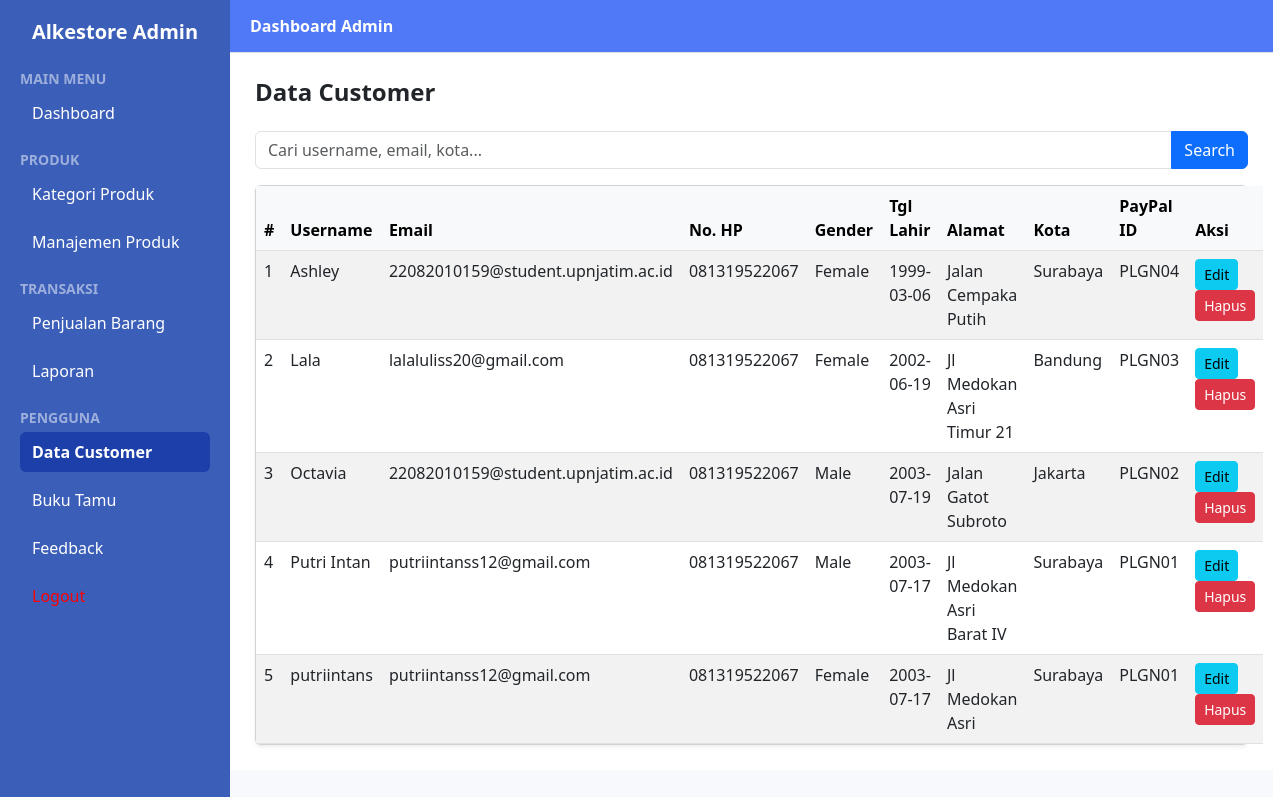
Page /dashboard_admin.php?page=data_customer (signed in) on the committed database.
### tables this page shows
CREATE TABLE `tbl_users` (
  `id` int(11) NOT NULL,
  `username` varchar(50) NOT NULL,
  `password` varchar(255) NOT NULL,
  `email` varchar(100) NOT NULL,
  `date_of_birth` date DEFAULT NULL,
  `gender` enum('Male','Female') DEFAULT NULL,
  `address` text DEFAULT NULL,
  `city` varchar(100) DEFAULT NULL,
  `contact_no` varchar(20) DEFAULT NULL,
  `paypal_id` varchar(100) DEFAULT NULL,
  `role` enum('admin','customer') DEFAULT 'customer'
);

### dashboard_admin.php (called while the page is built, shortened)
<?php
include 'app/views/admin/dashboard_admin.php';

### app/views/admin/data_customer.php (the view, shortened to what this page needs)
<?php
include_once __DIR__ . '/../../../config/database.php';
$search = '';
$where = "WHERE role = 'customer'";
$customers = mysqli_query($conn, "
    SELECT id, username, email, contact_no, gender, date_of_birth, address, city, paypal_id
    FROM tbl_users
    $where
    ORDER BY username ASC
");
?>
<div class="d-flex justify-content-between align-items-center mb-3">
  <h4 class="fw-semibold">Data Customer</h4>
</div>
<form method="GET" class="mb-3">
  <div class="input-group">
    <input type="text" name="search" class="form-control" placeholder="Cari username, email, kota..." value="<?= htmlspecialchars($search) ?>">
    <button class="btn btn-primary" type="submit">Search</button>
  </div>
</form>
<div class="card shadow-sm">
  <div class="card-body p-0">
    <table class="table table-striped mb-0">
      <thead class="table-light">
        <tr>
          <th>#</th>
          <th>Username</th>
          <th>Email</th>
          <th>No. HP</th>
          <th>Gender</th>
          <th>Tgl Lahir</th>
          <th>Alamat</th>
          <th>Kota</th>
          <th>PayPal ID</th>
          <th>Aksi</th>
        </tr>
      </thead>
      <tbody>
        <?php if (mysqli_num_rows($customers) > 0): ?>
          <?php $no = 1; while ($row = mysqli_fetch_assoc($customers)): ?>
          <tr>
            <td><?= $no++ ?></td>
            <td><?= htmlspecialchars($row['username']) ?></td>
            <td><?= htmlspecialchars($row['email']) ?></td>
            <td><?= htmlspecialchars($row['contact_no']) ?></td>
            <td><?= htmlspecialchars($row['gender']) ?></td>
            <td><?= htmlspecialchars($row['date_of_birth']) ?></td>
            <td><?= htmlspecialchars($row['address']) ?></td>
            <td><?= htmlspecialchars($row['city']) ?></td>
            <td><?= htmlspecialchars($row['paypal_id']) ?></td>
            <td>
              <button class="btn btn-info btn-sm" data-bs-toggle="modal" data-bs-target="#editModal<?= $row['id'] ?>">Edit</button>
              <a href="?page=data_customer&hapus=<?= $row['id'] ?>"
                onclick="return confirm('Hapus customer ini?')"
                class="btn btn-danger btn-sm">
                Hapus
              </a>
            </td>
          </tr>
          <?php endwhile; ?>
        <?php else: ?>
          <tr>
            <td colspan="10" class="text-center">Data tidak ditemukan.</td>
          </tr>
        <?php endif; ?>
      </tbody>
    </table>
  </div>
</div>

### app/views/admin/dashboard_admin.php (style rules this page uses)
body { margin: 0; font-family: 'Segoe UI', sans-serif; background-color: #f8f9fc; }

### rows in the picture
tbl_users: username "Ashley", email "22082010159@student.upnjatim.ac.id", contact_no "081319522067", gender "Female", date_of_birth "1999-03-06", address "Jalan Cempaka Putih", city "Surabaya", paypal "PLGN04"
tbl_users: username "Lala", email "lalaluliss20@gmail.com", contact_no "081319522067", gender "Female", date_of_birth "2002-06-19", address "Jl Medokan Asri Timur 21", city "Bandung", paypal "PLGN03"
tbl_users: username "Octavia", email "22082010159@student.upnjatim.ac.id", contact_no "081319522067", gender "Male", date_of_birth "2003-07-19", address "Jalan Gatot Subroto", city "Jakarta", paypal "PLGN02"
tbl_users: username "Putri Intan", email "putriintanss12@gmail.com", contact_no "081319522067", gender "Male", date_of_birth "2003-07-17", address "Jl Medokan Asri Barat IV", city "Surabaya", paypal "PLGN01"
tbl_users: username "putriintans", email "putriintanss12@gmail.com", contact_no "081319522067", gender "Female", date_of_birth "2003-07-17", address "Jl Medokan Asri", city "Surabaya", paypal "PLGN01"
